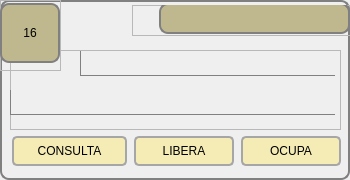
        <widget class="QGroupBox" name="groupBox_17">
         <property name="minimumSize">
          <size>
           <width>350</width>
           <height>180</height>
          </size>
         </property>
         <property name="maximumSize">
          <size>
           <width>350</width>
           <height>180</height>
          </size>
         </property>
         <property name="styleSheet">
          <string notr="true">QPushButton{
	border: 2px solid;
    border-radius: 5px;
	border-color: rgb(166, 166, 166);
	font: 11pt &quot;Arial&quot;; 
	background-color: rgb(245, 235, 181);		
}

QPushButton::hover{
    border: 1px solid gray;
    border-radius: 6px;
	font: Bold 11pt &quot;Arial&quot;; 
	background-color:rgb(191, 183, 141);		
}

QGroupBox{
    background-color: qlineargradient(x1: 0, y1: 0, x2: 0, y2: 1,
                                      stop: 0 #E0E0E0, stop: 1 #FFFFFF);
    border: 2px solid gray;
    border-radius: 9px;
    margin-top: 1ex; /* leave space at the top for the title */
}</string>
         </property>
         <property name="title">
          <string/>
         </property>
         <widget class="QWidget" name="layoutWidget_17">
          <property name="geometry">
           <rect>
            <x>11</x>
            <y>135</y>
            <width>331</width>
            <height>32</height>
           </rect>
          </property>
          <layout class="QHBoxLayout" name="horizontalLayout_18">
           <item>
            <widget class="QPushButton" name="btn_consulta_16">
             <property name="minimumSize">
              <size>
               <width>115</width>
               <height>30</height>
              </size>
             </property>
             <property name="maximumSize">
              <size>
               <width>105</width>
               <height>30</height>
              </size>
             </property>
             <property name="text">
              <string>CONSULTA</string>
             </property>
            </widget>
           </item>
           <item>
            <widget class="QPushButton" name="btn_libera_16">
             <property name="minimumSize">
              <size>
               <width>100</width>
               <height>30</height>
              </size>
             </property>
             <property name="maximumSize">
              <size>
               <width>100</width>
               <height>30</height>
              </size>
             </property>
             <property name="text">
              <string>LIBERA</string>
             </property>
            </widget>
           </item>
           <item>
            <widget class="QPushButton" name="btn_ocupa_16">
             <property name="minimumSize">
              <size>
               <width>100</width>
               <height>30</height>
              </size>
             </property>
             <property name="maximumSize">
              <size>
               <width>100</width>
               <height>30</height>
              </size>
             </property>
             <property name="text">
              <string>OCUPA</string>
             </property>
            </widget>
           </item>
          </layout>
         </widget>
         <widget class="QFrame" name="frame_48">
          <property name="geometry">
           <rect>
            <x>10</x>
            <y>50</y>
            <width>331</width>
            <height>80</height>
           </rect>
          </property>
          <property name="styleSheet">
           <string notr="true">QLabel{
	border: 1px solid;
	border-right-color: transparent;
	border-top-color: transparent;
	border-left-color: gray;
	border-bottom-color: gray;
	font: Bold Italic 12pt &quot;Courier&quot;;

}
</string>
          </property>
          <property name="frameShape">
           <enum>QFrame::StyledPanel</enum>
          </property>
          <property name="frameShadow">
           <enum>QFrame::Raised</enum>
          </property>
          <widget class="QLabel" name="lbl_referencia_16">
           <property name="geometry">
            <rect>
             <x>0</x>
             <y>40</y>
             <width>325</width>
             <height>25</height>
            </rect>
           </property>
           <property name="text">
            <string/>
           </property>
          </widget>
          <widget class="QLabel" name="lbl_ocupa_libera_16">
           <property name="geometry">
            <rect>
             <x>70</x>
             <y>1</y>
             <width>255</width>
             <height>25</height>
            </rect>
           </property>
           <property name="text">
            <string/>
           </property>
          </widget>
         </widget>
         <widget class="QFrame" name="frame_49">
          <property name="geometry">
           <rect>
            <x>132</x>
            <y>5</y>
            <width>221</width>
            <height>31</height>
           </rect>
          </property>
          <property name="styleSheet">
           <string notr="true">QLabel{
    border: 2px solid gray;
    border-radius: 9px;
	font: Bold 15pt &quot;Arial&quot;; 
	background-color: rgb(191, 183, 141);	
}
</string>
          </property>
          <property name="frameShape">
           <enum>QFrame::StyledPanel</enum>
          </property>
          <property name="frameShadow">
           <enum>QFrame::Raised</enum>
          </property>
          <widget class="QLabel" name="lbl_estado_16">
           <property name="geometry">
            <rect>
             <x>27</x>
             <y>-2</y>
             <width>191</width>
             <height>31</height>
            </rect>
           </property>
           <property name="text">
            <string/>
           </property>
           <property name="alignment">
            <set>Qt::AlignCenter</set>
           </property>
          </widget>
         </widget>
         <widget class="QFrame" name="frame_50">
          <property name="geometry">
           <rect>
            <x>0</x>
            <y>0</y>
            <width>61</width>
            <height>71</height>
           </rect>
          </property>
          <property name="styleSheet">
           <string notr="true">QLabel{
    border: 2px solid gray;
    border-radius: 9px;
	font: Bold 25pt &quot;Arial&quot;; 
	background-color: rgb(191, 183, 141);	
}
</string>
          </property>
          <property name="frameShape">
           <enum>QFrame::StyledPanel</enum>
          </property>
          <property name="frameShadow">
           <enum>QFrame::Raised</enum>
          </property>
          <widget class="QLabel" name="label_16">
           <property name="geometry">
            <rect>
             <x>0</x>
             <y>3</y>
             <width>60</width>
             <height>60</height>
            </rect>
           </property>
           <property name="text">
            <string>16</string>
           </property>
           <property name="alignment">
            <set>Qt::AlignCenter</set>
           </property>
          </widget>
         </widget>
        </widget>
